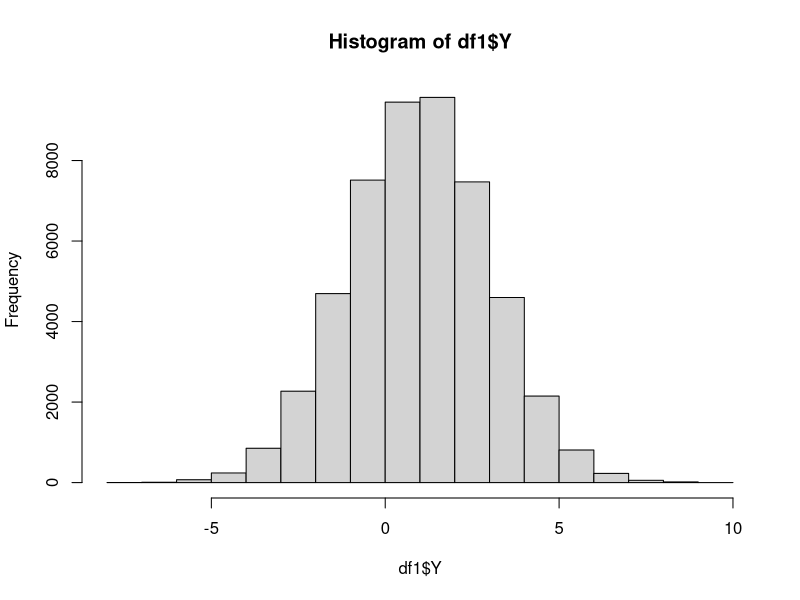
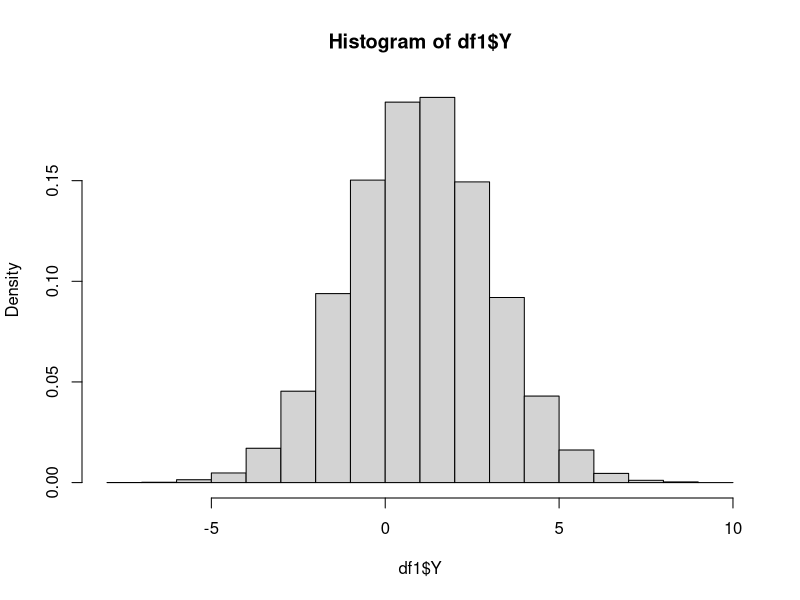
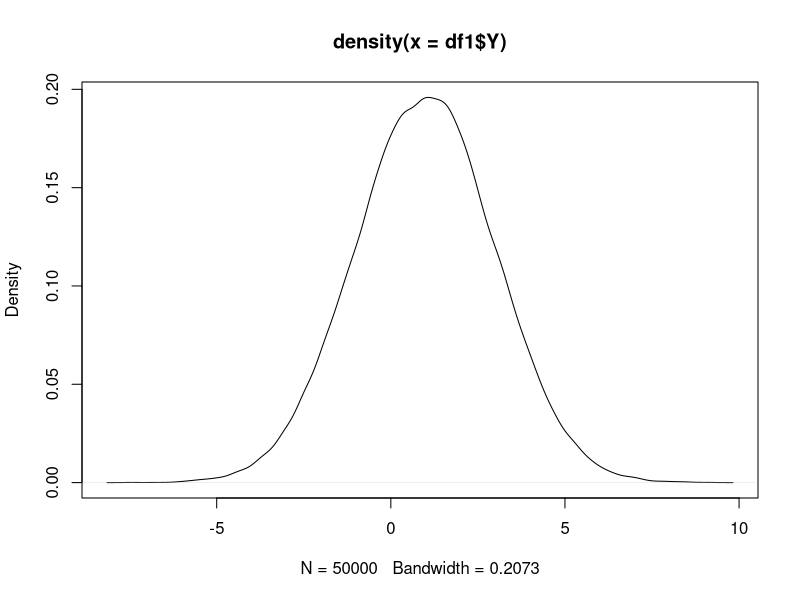
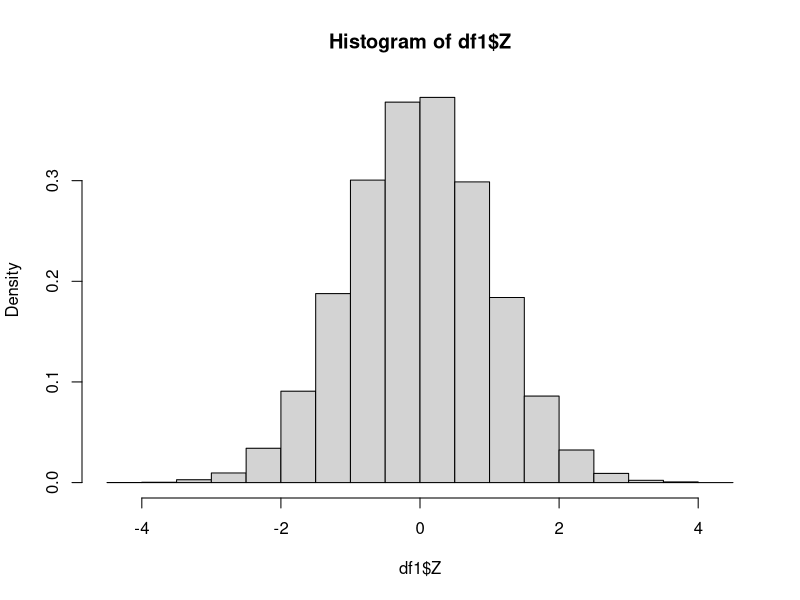
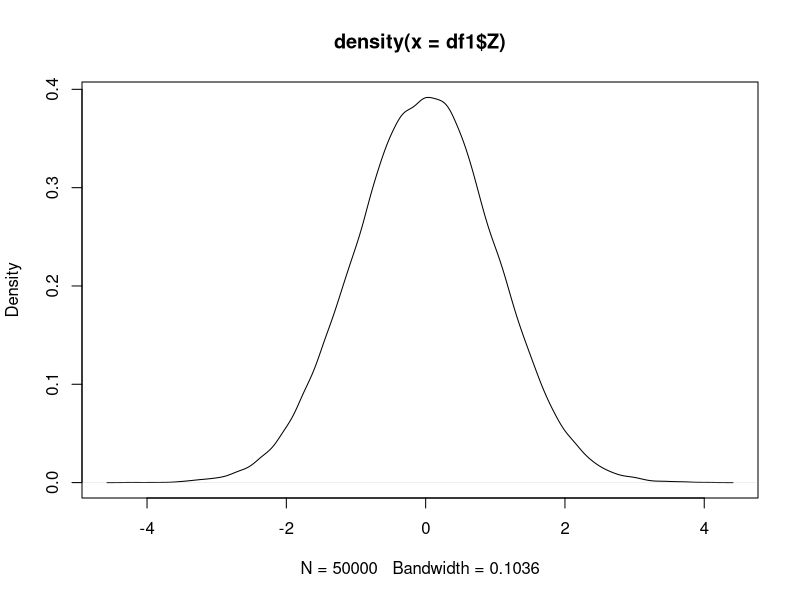
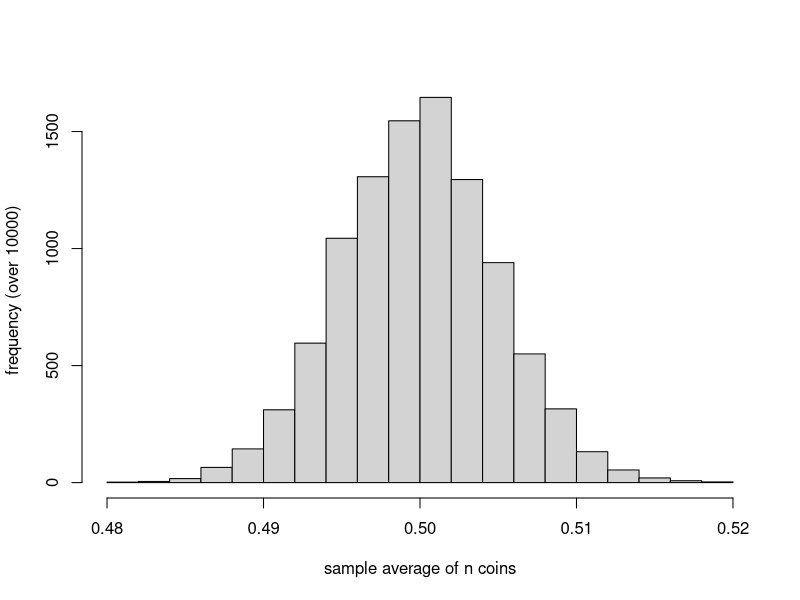

Generate these figures, in order, with R:

library(dplyr)
library(tidyr)
library(ggplot2)
library(gganimate)
set.seed(10) 
options(scipen=999)


### Normal and Standard Normal Distribution
df1 <- as.data.frame(rnorm(50000,1,2))
names(df1) <- "Y"
hist(df1$Y)
hist(df1$Y, freq = F)

plot(density(df1$Y))
df1$Z <- (df1$Y - 1)/2
hist(df1$Z, freq = F)
plot(density(df1$Z))


###

flips <- function(n,p,x1,x2) {
  out1 <- sample(x=c(x1,x2), prob = c(p,1-p), size=n, replace = TRUE)
  n.sample <- n 
  mean.sample <- sum(out1)/n 
  sd.sample <- sqrt(sum((out1-mean.sample)^2)/n)
  out2 <- cbind(mean.sample, n.sample, sd.sample)
  return(out2)
}

# n =1 , n=2, n=3, n=4. ---> 

df1 <- do.call(rbind.data.frame,lapply(1:1000, flips,p=0.5,x1=0,x2=1)) 

p1 <- ggplot(df1, aes(x=n.sample,y=mean.sample)) +
  #theme_tufte() +
  geom_line() + 
  geom_hline(yintercept = 0.5, colour='grey', linetype='dashed') +
  labs(x = "number of coins flipped", y = "outcome mean") + 
  transition_reveal(n.sample) + 
  view_follow() + 
  xlim(1,1000 ) + 
  ylim(0.0,1.0) 



animate(p1, nframes=200, fps=5)


f.coins <- function(n) {
  sample.n <- sample(x=c(0,1), prob=c(0.5,0.5), size=n, replace=TRUE)
  mean.sample <- mean(sample.n)
  return(mean.sample)
}

#now try if it is working 
f.coins(1)
#replicate 10000 times 
df1 <- replicate(10000, f.coins(10000))
#see if the data looks right 
head(df1)
#now plot 
hist.df1 <- hist(df1,  xlab='sample average of n coins', ylab='frequency (over 10000)',main='')


#answers to handout question 2 

a1 <- pnorm(1.525)

a2 <- pnorm(101,mean=100,sd=sqrt(43/100))




a2 <- pnorm(101,mean=100,sd=sqrt(43/100))

b <- pnorm(3.660) - pnorm(1.220)
c <- 1 - pnorm(98, mean=100, sd = sqrt(43/165))
